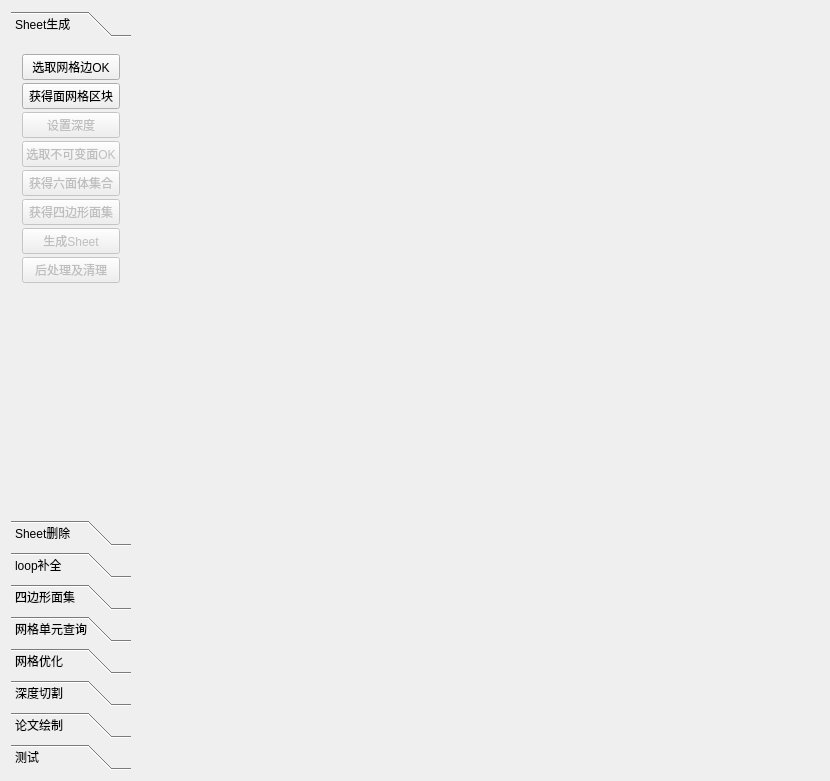
<?xml version="1.0" encoding="UTF-8"?>
<ui version="4.0">
 <class>MeshEditWidget</class>
 <widget class="QWidget" name="MeshEditWidget">
  <property name="geometry">
   <rect>
    <x>0</x>
    <y>0</y>
    <width>830</width>
    <height>781</height>
   </rect>
  </property>
  <property name="windowTitle">
   <string>MeshEditWidget</string>
  </property>
  <layout class="QHBoxLayout" name="horizontalLayout">
   <item>
    <widget class="QToolBox" name="toolBox">
     <property name="sizePolicy">
      <sizepolicy hsizetype="Fixed" vsizetype="Preferred">
       <horstretch>0</horstretch>
       <verstretch>0</verstretch>
      </sizepolicy>
     </property>
     <property name="maximumSize">
      <size>
       <width>120</width>
       <height>16777215</height>
      </size>
     </property>
     <widget class="QWidget" name="page_3">
      <property name="geometry">
       <rect>
        <x>0</x>
        <y>0</y>
        <width>120</width>
        <height>529</height>
       </rect>
      </property>
      <attribute name="label">
       <string>Sheet生成</string>
      </attribute>
      <layout class="QVBoxLayout" name="verticalLayout">
       <property name="spacing">
        <number>3</number>
       </property>
       <item>
        <widget class="QPushButton" name="pushButton_Select_Edges_OK_For_Auto_LSI">
         <property name="enabled">
          <bool>true</bool>
         </property>
         <property name="text">
          <string>选取网格边OK</string>
         </property>
        </widget>
       </item>
       <item>
        <widget class="QPushButton" name="pushButton_Get_Surf_Patches_For_Auto_LSI">
         <property name="text">
          <string>获得面网格区块</string>
         </property>
        </widget>
       </item>
       <item>
        <widget class="QPushButton" name="pushButton_Set_Depth_Control_For_Auto_LSI">
         <property name="enabled">
          <bool>false</bool>
         </property>
         <property name="text">
          <string>设置深度</string>
         </property>
        </widget>
       </item>
       <item>
        <widget class="QPushButton" name="pushButton_Select_Constant_Faces_OK_For_Auto_LSI">
         <property name="enabled">
          <bool>false</bool>
         </property>
         <property name="text">
          <string>选取不可变面OK</string>
         </property>
        </widget>
       </item>
       <item>
        <widget class="QPushButton" name="pushButton_Get_Hexa_Set">
         <property name="enabled">
          <bool>false</bool>
         </property>
         <property name="text">
          <string>获得六面体集合</string>
         </property>
        </widget>
       </item>
       <item>
        <widget class="QPushButton" name="pushButton_Get_Quad_Set_For_Auto_LSI">
         <property name="enabled">
          <bool>false</bool>
         </property>
         <property name="text">
          <string>获得四边形面集</string>
         </property>
        </widget>
       </item>
       <item>
        <widget class="QPushButton" name="pushButton_Sheet_Inflate_For_Auto_LSI">
         <property name="enabled">
          <bool>false</bool>
         </property>
         <property name="text">
          <string>生成Sheet</string>
         </property>
        </widget>
       </item>
       <item>
        <widget class="QPushButton" name="pushButton_Reprocess_For_Auto_LSI">
         <property name="enabled">
          <bool>false</bool>
         </property>
         <property name="text">
          <string>后处理及清理</string>
         </property>
        </widget>
       </item>
       <item>
        <spacer name="verticalSpacer">
         <property name="orientation">
          <enum>Qt::Vertical</enum>
         </property>
         <property name="sizeHint" stdset="0">
          <size>
           <width>20</width>
           <height>316</height>
          </size>
         </property>
        </spacer>
       </item>
      </layout>
     </widget>
     <widget class="QWidget" name="page_5">
      <property name="geometry">
       <rect>
        <x>0</x>
        <y>0</y>
        <width>120</width>
        <height>529</height>
       </rect>
      </property>
      <attribute name="label">
       <string>Sheet删除</string>
      </attribute>
      <layout class="QVBoxLayout" name="verticalLayout_10">
       <item>
        <widget class="QPushButton" name="pushButton_Select_Sheet_For_LSE">
         <property name="text">
          <string>选择sheet</string>
         </property>
        </widget>
       </item>
       <item>
        <widget class="QPushButton" name="pushButton_Show_Int_Diagram_For_LSE">
         <property name="text">
          <string>显示sheet相交图</string>
         </property>
        </widget>
       </item>
       <item>
        <widget class="QPushButton" name="pushButton_Select_Interface_Faces_For_LSE">
         <property name="text">
          <string>选择贴合面面集</string>
         </property>
        </widget>
       </item>
       <item>
        <widget class="QPushButton" name="pushButton_Select_Constant_Faces_For_LSE">
         <property name="text">
          <string>选择固定面面集</string>
         </property>
        </widget>
       </item>
       <item>
        <widget class="QSpinBox" name="spinBox_Extract_Depth">
         <property name="value">
          <number>1</number>
         </property>
        </widget>
       </item>
       <item>
        <widget class="QPushButton" name="pushButton_Sep_Hex_mesh">
         <property name="text">
          <string>切分</string>
         </property>
        </widget>
       </item>
       <item>
        <widget class="QPushButton" name="pushButton_Extract_All_For_LSE">
         <property name="text">
          <string>全部删除</string>
         </property>
        </widget>
       </item>
       <item>
        <widget class="QPushButton" name="pushButton_Local_Inflation_For_LSE">
         <property name="text">
          <string>局部生成</string>
         </property>
        </widget>
       </item>
       <item>
        <spacer name="verticalSpacer_9">
         <property name="orientation">
          <enum>Qt::Vertical</enum>
         </property>
         <property name="sizeHint" stdset="0">
          <size>
           <width>20</width>
           <height>195</height>
          </size>
         </property>
        </spacer>
       </item>
      </layout>
     </widget>
     <widget class="QWidget" name="page_6">
      <property name="geometry">
       <rect>
        <x>0</x>
        <y>0</y>
        <width>120</width>
        <height>529</height>
       </rect>
      </property>
      <attribute name="label">
       <string>loop补全</string>
      </attribute>
      <widget class="QSpinBox" name="spinBox_Depth_For_LC">
       <property name="geometry">
        <rect>
         <x>10</x>
         <y>40</y>
         <width>51</width>
         <height>22</height>
        </rect>
       </property>
       <property name="value">
        <number>2</number>
       </property>
      </widget>
      <widget class="QPushButton" name="pushButton_Set_Min_Depth_For_LC">
       <property name="geometry">
        <rect>
         <x>70</x>
         <y>40</y>
         <width>41</width>
         <height>23</height>
        </rect>
       </property>
       <property name="text">
        <string>设定</string>
       </property>
      </widget>
      <widget class="QPushButton" name="pushButton_Non_Int_Loop_Connect_For_LC">
       <property name="geometry">
        <rect>
         <x>10</x>
         <y>100</y>
         <width>101</width>
         <height>23</height>
        </rect>
       </property>
       <property name="text">
        <string>非交叉处连接</string>
       </property>
      </widget>
      <widget class="QPushButton" name="pushButton_Search_Intersect_Path_For_LC">
       <property name="geometry">
        <rect>
         <x>10</x>
         <y>70</y>
         <width>101</width>
         <height>23</height>
        </rect>
       </property>
       <property name="text">
        <string>搜索交叉路径</string>
       </property>
      </widget>
      <widget class="QPushButton" name="pushButton_Analyze_For_LC">
       <property name="geometry">
        <rect>
         <x>10</x>
         <y>10</y>
         <width>101</width>
         <height>23</height>
        </rect>
       </property>
       <property name="text">
        <string>分析</string>
       </property>
      </widget>
      <widget class="QPushButton" name="pushButton_Int_Loop_Connect_For_LC">
       <property name="geometry">
        <rect>
         <x>10</x>
         <y>130</y>
         <width>101</width>
         <height>23</height>
        </rect>
       </property>
       <property name="text">
        <string>交叉处连接</string>
       </property>
      </widget>
     </widget>
     <widget class="QWidget" name="page_8">
      <property name="geometry">
       <rect>
        <x>0</x>
        <y>0</y>
        <width>120</width>
        <height>529</height>
       </rect>
      </property>
      <attribute name="label">
       <string>四边形面集</string>
      </attribute>
      <layout class="QVBoxLayout" name="verticalLayout_5">
       <property name="spacing">
        <number>0</number>
       </property>
       <property name="margin">
        <number>0</number>
       </property>
       <item>
        <widget class="QStackedWidget" name="stackedWidget_for_QS">
         <property name="currentIndex">
          <number>0</number>
         </property>
         <widget class="QWidget" name="page_9">
          <layout class="QVBoxLayout" name="verticalLayout_6">
           <item>
            <widget class="QPushButton" name="pushButton_Read_Data_For_QS">
             <property name="text">
              <string>读取</string>
             </property>
            </widget>
           </item>
           <item>
            <widget class="QPushButton" name="pushButton_Select_Edges_OK_For_QS">
             <property name="enabled">
              <bool>true</bool>
             </property>
             <property name="text">
              <string>选取网格边OK</string>
             </property>
            </widget>
           </item>
           <item>
            <widget class="QPushButton" name="pushButton_Get_QS_By_PCS_For_QS">
             <property name="text">
              <string>PCS获得面集</string>
             </property>
            </widget>
           </item>
           <item>
            <widget class="QPushButton" name="pushButton_Get_QS_By_Sweeping_For_QS">
             <property name="text">
              <string>扫层获得面集</string>
             </property>
            </widget>
           </item>
           <item>
            <widget class="QPushButton" name="pushButton_Select_Constrait_Faces_OK_For_QS">
             <property name="text">
              <string>选取约束面OK</string>
             </property>
            </widget>
           </item>
           <item>
            <widget class="QPushButton" name="pushButton_Pair_Int_Vhs_For_QS">
             <property name="text">
              <string>交点配对</string>
             </property>
            </widget>
           </item>
           <item>
            <layout class="QHBoxLayout" name="horizontalLayout_4">
             <property name="spacing">
              <number>0</number>
             </property>
             <item>
              <widget class="QPushButton" name="pushButton_Close_Loop_For_QS">
               <property name="maximumSize">
                <size>
                 <width>50</width>
                 <height>16777215</height>
                </size>
               </property>
               <property name="text">
                <string>封闭</string>
               </property>
              </widget>
             </item>
             <item>
              <widget class="QPushButton" name="pushButton_Append_Loop_For_QS">
               <property name="maximumSize">
                <size>
                 <width>50</width>
                 <height>16777215</height>
                </size>
               </property>
               <property name="text">
                <string>补环</string>
               </property>
              </widget>
             </item>
            </layout>
           </item>
           <item>
            <layout class="QHBoxLayout" name="horizontalLayout_5">
             <property name="spacing">
              <number>0</number>
             </property>
             <item>
              <widget class="QPushButton" name="pushButton_Get_Quad_Set_For_QS">
               <property name="maximumSize">
                <size>
                 <width>50</width>
                 <height>16777215</height>
                </size>
               </property>
               <property name="text">
                <string>获得QS</string>
               </property>
              </widget>
             </item>
             <item>
              <widget class="QPushButton" name="pushButton_Optimize_Quad_Set_For_QS">
               <property name="maximumSize">
                <size>
                 <width>50</width>
                 <height>16777215</height>
                </size>
               </property>
               <property name="text">
                <string>优化QS</string>
               </property>
              </widget>
             </item>
            </layout>
           </item>
           <item>
            <widget class="QPushButton" name="pushButton_Optimize_Once_For_QS">
             <property name="text">
              <string>单次优化</string>
             </property>
            </widget>
           </item>
           <item>
            <widget class="QPushButton" name="pushButton_Save_Data_For_QS">
             <property name="text">
              <string>保存</string>
             </property>
            </widget>
           </item>
           <item>
            <widget class="QPushButton" name="pushButton_Inflate_Sheet_For_QS">
             <property name="text">
              <string>sheet生成</string>
             </property>
            </widget>
           </item>
           <item>
            <widget class="QPushButton" name="pushButton_Postprocess_For_QS">
             <property name="text">
              <string>后处理</string>
             </property>
            </widget>
           </item>
           <item>
            <widget class="QPushButton" name="pushButton_Show_Int_Diagram_For_QS">
             <property name="text">
              <string>显示相交图</string>
             </property>
            </widget>
           </item>
           <item>
            <spacer name="verticalSpacer_5">
             <property name="orientation">
              <enum>Qt::Vertical</enum>
             </property>
             <property name="sizeHint" stdset="0">
              <size>
               <width>20</width>
               <height>247</height>
              </size>
             </property>
            </spacer>
           </item>
          </layout>
         </widget>
         <widget class="QWidget" name="page_10">
          <layout class="QVBoxLayout" name="verticalLayout_7">
           <item>
            <widget class="QPushButton" name="pushButton_Add_Hexs_For_QS">
             <property name="text">
              <string>添加</string>
             </property>
            </widget>
           </item>
           <item>
            <widget class="QPushButton" name="pushButton_Current_Quality_For_QS">
             <property name="text">
              <string>当前质量</string>
             </property>
            </widget>
           </item>
           <item>
            <widget class="QPushButton" name="pushButton_Remove_Hexs_For_QS">
             <property name="text">
              <string>删除</string>
             </property>
            </widget>
           </item>
           <item>
            <widget class="QPushButton" name="pushButton_Modify_Quad_Set_OK_For_QS">
             <property name="text">
              <string>确定</string>
             </property>
            </widget>
           </item>
           <item>
            <spacer name="verticalSpacer_6">
             <property name="orientation">
              <enum>Qt::Vertical</enum>
             </property>
             <property name="sizeHint" stdset="0">
              <size>
               <width>20</width>
               <height>334</height>
              </size>
             </property>
            </spacer>
           </item>
          </layout>
         </widget>
         <widget class="QWidget" name="page_12">
          <layout class="QVBoxLayout" name="verticalLayout_9">
           <item>
            <widget class="QPushButton" name="pushButton_Pair_One_Int_Vhs_OK_for_QS">
             <property name="text">
              <string>交点配对</string>
             </property>
            </widget>
           </item>
           <item>
            <widget class="QPushButton" name="pushButton_Next_Int_Edge_For_QS">
             <property name="text">
              <string>下一条</string>
             </property>
            </widget>
           </item>
           <item>
            <widget class="QPushButton" name="pushButton_Select_Int_Edges_OK_For_QS">
             <property name="text">
              <string>选择结束</string>
             </property>
            </widget>
           </item>
           <item>
            <layout class="QHBoxLayout" name="horizontalLayout_3">
             <property name="spacing">
              <number>0</number>
             </property>
             <item>
              <widget class="QComboBox" name="comboBox_cross_hexa_idx">
               <property name="maximumSize">
                <size>
                 <width>45</width>
                 <height>16777215</height>
                </size>
               </property>
               <item>
                <property name="text">
                 <string>1</string>
                </property>
               </item>
               <item>
                <property name="text">
                 <string>2</string>
                </property>
               </item>
               <item>
                <property name="text">
                 <string>3</string>
                </property>
               </item>
               <item>
                <property name="text">
                 <string>4</string>
                </property>
               </item>
              </widget>
             </item>
             <item>
              <widget class="QPushButton" name="pushButton_select_cross_hexa_OK">
               <property name="maximumSize">
                <size>
                 <width>45</width>
                 <height>16777215</height>
                </size>
               </property>
               <property name="text">
                <string>确定</string>
               </property>
              </widget>
             </item>
            </layout>
           </item>
           <item>
            <widget class="QPushButton" name="pushButton_Pair_Int_Vhs_Return_For_QS">
             <property name="text">
              <string>返回</string>
             </property>
            </widget>
           </item>
           <item>
            <spacer name="verticalSpacer_8">
             <property name="orientation">
              <enum>Qt::Vertical</enum>
             </property>
             <property name="sizeHint" stdset="0">
              <size>
               <width>20</width>
               <height>305</height>
              </size>
             </property>
            </spacer>
           </item>
          </layout>
         </widget>
        </widget>
       </item>
      </layout>
     </widget>
     <widget class="QWidget" name="page_4">
      <property name="geometry">
       <rect>
        <x>0</x>
        <y>0</y>
        <width>120</width>
        <height>529</height>
       </rect>
      </property>
      <attribute name="label">
       <string>网格单元查询</string>
      </attribute>
      <layout class="QVBoxLayout" name="verticalLayout_4">
       <property name="spacing">
        <number>3</number>
       </property>
       <item>
        <widget class="QLabel" name="label">
         <property name="text">
          <string>点：</string>
         </property>
        </widget>
       </item>
       <item>
        <widget class="QLineEdit" name="lineEdit_Vertices"/>
       </item>
       <item>
        <widget class="QLabel" name="label_2">
         <property name="text">
          <string>边：</string>
         </property>
        </widget>
       </item>
       <item>
        <widget class="QLineEdit" name="lineEdit_Edges"/>
       </item>
       <item>
        <widget class="QLabel" name="label_5">
         <property name="text">
          <string>面：</string>
         </property>
        </widget>
       </item>
       <item>
        <widget class="QLineEdit" name="lineEdit_Faces"/>
       </item>
       <item>
        <widget class="QLabel" name="label_6">
         <property name="text">
          <string>体：</string>
         </property>
        </widget>
       </item>
       <item>
        <widget class="QLineEdit" name="lineEdit_Hexas"/>
       </item>
       <item>
        <widget class="QPushButton" name="pushButton_Highlight_Mesh_Elements">
         <property name="text">
          <string>显示</string>
         </property>
        </widget>
       </item>
       <item>
        <widget class="QPushButton" name="pushButton_Clear_Highlight_Mesh_Elements">
         <property name="text">
          <string>清除</string>
         </property>
        </widget>
       </item>
       <item>
        <spacer name="verticalSpacer_4">
         <property name="orientation">
          <enum>Qt::Vertical</enum>
         </property>
         <property name="sizeHint" stdset="0">
          <size>
           <width>20</width>
           <height>40</height>
          </size>
         </property>
        </spacer>
       </item>
      </layout>
     </widget>
     <widget class="QWidget" name="page_2">
      <property name="geometry">
       <rect>
        <x>0</x>
        <y>0</y>
        <width>120</width>
        <height>529</height>
       </rect>
      </property>
      <attribute name="label">
       <string>网格优化</string>
      </attribute>
      <layout class="QVBoxLayout" name="verticalLayout_3">
       <item>
        <widget class="QLabel" name="label_7">
         <property name="text">
          <string>光顺</string>
         </property>
        </widget>
       </item>
       <item>
        <widget class="QPushButton" name="pushButton_Select_Geom_Face">
         <property name="text">
          <string>选择面</string>
         </property>
        </widget>
       </item>
       <item>
        <widget class="QPushButton" name="pushButton_Smooth_Faces">
         <property name="text">
          <string>光顺面</string>
         </property>
        </widget>
       </item>
       <item>
        <widget class="QPushButton" name="pushButton_Clear_Selected_Faces">
         <property name="text">
          <string>清除选择</string>
         </property>
        </widget>
       </item>
       <item>
        <layout class="QHBoxLayout" name="horizontalLayout_2">
         <item>
          <widget class="QSpinBox" name="spinBox_Smooth_Rounds">
           <property name="sizePolicy">
            <sizepolicy hsizetype="Preferred" vsizetype="Fixed">
             <horstretch>0</horstretch>
             <verstretch>0</verstretch>
            </sizepolicy>
           </property>
           <property name="value">
            <number>1</number>
           </property>
          </widget>
         </item>
         <item>
          <widget class="QPushButton" name="pushButton_Start_Smoothing">
           <property name="sizePolicy">
            <sizepolicy hsizetype="Ignored" vsizetype="Fixed">
             <horstretch>0</horstretch>
             <verstretch>0</verstretch>
            </sizepolicy>
           </property>
           <property name="text">
            <string>开始</string>
           </property>
          </widget>
         </item>
        </layout>
       </item>
       <item>
        <spacer name="verticalSpacer_3">
         <property name="orientation">
          <enum>Qt::Vertical</enum>
         </property>
         <property name="sizeHint" stdset="0">
          <size>
           <width>20</width>
           <height>476</height>
          </size>
         </property>
        </spacer>
       </item>
      </layout>
     </widget>
     <widget class="QWidget" name="page_7">
      <property name="geometry">
       <rect>
        <x>0</x>
        <y>0</y>
        <width>120</width>
        <height>529</height>
       </rect>
      </property>
      <attribute name="label">
       <string>深度切割</string>
      </attribute>
      <widget class="QSpinBox" name="spinBox_Depth_For_DC">
       <property name="geometry">
        <rect>
         <x>10</x>
         <y>40</y>
         <width>51</width>
         <height>22</height>
        </rect>
       </property>
       <property name="value">
        <number>1</number>
       </property>
      </widget>
      <widget class="QPushButton" name="pushButton_Set_Depth_For_DC">
       <property name="geometry">
        <rect>
         <x>70</x>
         <y>40</y>
         <width>41</width>
         <height>23</height>
        </rect>
       </property>
       <property name="text">
        <string>设定</string>
       </property>
      </widget>
      <widget class="QPushButton" name="pushButton_Depth_Cut_For_DC">
       <property name="geometry">
        <rect>
         <x>10</x>
         <y>100</y>
         <width>101</width>
         <height>23</height>
        </rect>
       </property>
       <property name="text">
        <string>切割</string>
       </property>
      </widget>
      <widget class="QPushButton" name="pushButton_Save_For_DC">
       <property name="geometry">
        <rect>
         <x>10</x>
         <y>130</y>
         <width>101</width>
         <height>23</height>
        </rect>
       </property>
       <property name="text">
        <string>保存</string>
       </property>
      </widget>
      <widget class="QPushButton" name="pushButton_Set_Start_Face_For_DC">
       <property name="geometry">
        <rect>
         <x>10</x>
         <y>10</y>
         <width>101</width>
         <height>23</height>
        </rect>
       </property>
       <property name="text">
        <string>设定起始面</string>
       </property>
      </widget>
      <widget class="QPushButton" name="pushButton_Create_Cut_Face_For_DC">
       <property name="geometry">
        <rect>
         <x>10</x>
         <y>70</y>
         <width>101</width>
         <height>23</height>
        </rect>
       </property>
       <property name="text">
        <string>构造切割面</string>
       </property>
      </widget>
     </widget>
     <widget class="QWidget" name="page_11">
      <property name="geometry">
       <rect>
        <x>0</x>
        <y>0</y>
        <width>120</width>
        <height>529</height>
       </rect>
      </property>
      <attribute name="label">
       <string>论文绘制</string>
      </attribute>
      <layout class="QVBoxLayout" name="verticalLayout_8">
       <property name="spacing">
        <number>6</number>
       </property>
       <property name="margin">
        <number>0</number>
       </property>
       <item>
        <layout class="QHBoxLayout" name="horizontalLayout_6">
         <property name="spacing">
          <number>0</number>
         </property>
         <item>
          <widget class="QLabel" name="label_group_color">
           <property name="minimumSize">
            <size>
             <width>30</width>
             <height>0</height>
            </size>
           </property>
           <property name="styleSheet">
            <string notr="true">background-color: rgb(0, 255, 0);</string>
           </property>
           <property name="text">
            <string/>
           </property>
          </widget>
         </item>
         <item>
          <widget class="QPushButton" name="pushButton_Set_Color_For_PD">
           <property name="maximumSize">
            <size>
             <width>65</width>
             <height>16777215</height>
            </size>
           </property>
           <property name="text">
            <string>设置颜色</string>
           </property>
          </widget>
         </item>
        </layout>
       </item>
       <item>
        <layout class="QHBoxLayout" name="horizontalLayout_8">
         <item>
          <widget class="QLabel" name="label_3">
           <property name="maximumSize">
            <size>
             <width>30</width>
             <height>16777215</height>
            </size>
           </property>
           <property name="text">
            <string>线宽：</string>
           </property>
          </widget>
         </item>
         <item>
          <widget class="QDoubleSpinBox" name="doubleSpinBox_Line_Weight">
           <property name="maximumSize">
            <size>
             <width>50</width>
             <height>16777215</height>
            </size>
           </property>
           <property name="decimals">
            <number>1</number>
           </property>
           <property name="value">
            <double>6.000000000000000</double>
           </property>
          </widget>
         </item>
        </layout>
       </item>
       <item>
        <layout class="QHBoxLayout" name="horizontalLayout_10">
         <item>
          <widget class="QLabel" name="label_4">
           <property name="maximumSize">
            <size>
             <width>40</width>
             <height>16777215</height>
            </size>
           </property>
           <property name="text">
            <string>体大小：</string>
           </property>
          </widget>
         </item>
         <item>
          <widget class="QDoubleSpinBox" name="doubleSpinBox_Cell_Ratio">
           <property name="maximumSize">
            <size>
             <width>50</width>
             <height>16777215</height>
            </size>
           </property>
           <property name="decimals">
            <number>1</number>
           </property>
           <property name="maximum">
            <double>1.000000000000000</double>
           </property>
           <property name="singleStep">
            <double>0.100000000000000</double>
           </property>
           <property name="value">
            <double>0.800000000000000</double>
           </property>
          </widget>
         </item>
        </layout>
       </item>
       <item>
        <layout class="QHBoxLayout" name="horizontalLayout_7">
         <property name="spacing">
          <number>0</number>
         </property>
         <item>
          <widget class="QPushButton" name="pushButton_Add_Element_For_PD">
           <property name="maximumSize">
            <size>
             <width>50</width>
             <height>16777215</height>
            </size>
           </property>
           <property name="text">
            <string>增加</string>
           </property>
          </widget>
         </item>
         <item>
          <widget class="QPushButton" name="pushButton_Remove_Element_For_PD">
           <property name="maximumSize">
            <size>
             <width>50</width>
             <height>16777215</height>
            </size>
           </property>
           <property name="text">
            <string>减少</string>
           </property>
          </widget>
         </item>
        </layout>
       </item>
       <item>
        <layout class="QHBoxLayout" name="horizontalLayout_9">
         <property name="spacing">
          <number>0</number>
         </property>
         <item>
          <widget class="QPushButton" name="pushButton_Add_Cells_For_PD">
           <property name="maximumSize">
            <size>
             <width>50</width>
             <height>16777215</height>
            </size>
           </property>
           <property name="text">
            <string>增加体</string>
           </property>
          </widget>
         </item>
         <item>
          <widget class="QPushButton" name="pushButton_Remove_Cells_For_PD">
           <property name="maximumSize">
            <size>
             <width>50</width>
             <height>16777215</height>
            </size>
           </property>
           <property name="text">
            <string>删除体</string>
           </property>
          </widget>
         </item>
        </layout>
       </item>
       <item>
        <widget class="QPushButton" name="pushButton_Append_Edges_on_Faces_For_PD">
         <property name="text">
          <string>补充面上的边</string>
         </property>
        </widget>
       </item>
       <item>
        <widget class="QPushButton" name="pushButton_Add_Element_Group_For_PD">
         <property name="text">
          <string>添加渲染组</string>
         </property>
        </widget>
       </item>
       <item>
        <widget class="QPushButton" name="pushButton_Recursive_Spreading">
         <property name="text">
          <string>迭代扩散</string>
         </property>
        </widget>
       </item>
       <item>
        <widget class="QPushButton" name="pushButton_Loop_Sep">
         <property name="text">
          <string>边界环区域分割性</string>
         </property>
        </widget>
       </item>
       <item>
        <widget class="QPushButton" name="pushButton_Get_st_Node">
         <property name="text">
          <string>s和t</string>
         </property>
        </widget>
       </item>
       <item>
        <widget class="QPushButton" name="pushButton_Finally_Sep">
         <property name="text">
          <string>分割面</string>
         </property>
        </widget>
       </item>
       <item>
        <widget class="QPushButton" name="pushButton_Sep_Hex_Seeds">
         <property name="text">
          <string>分割体种子</string>
         </property>
        </widget>
       </item>
       <item>
        <widget class="QPushButton" name="pushButton_Int_Sep_Hex_Sets">
         <property name="text">
          <string>相交分割体种子</string>
         </property>
        </widget>
       </item>
       <item>
        <widget class="QPushButton" name="pushButton_Get_Init_Quad_Set_For_PD">
         <property name="text">
          <string>初始面集</string>
         </property>
        </widget>
       </item>
       <item>
        <widget class="QPushButton" name="pushButton_Algo_Test_For_PD">
         <property name="text">
          <string>算法测试</string>
         </property>
        </widget>
       </item>
       <item>
        <widget class="QPushButton" name="pushButton_Show_Sheet_Edge_Face_For_PD">
         <property name="text">
          <string>sheet边和面</string>
         </property>
        </widget>
       </item>
       <item>
        <widget class="QPushButton" name="pushButton_Turn_To_Inflation_For_PD">
         <property name="text">
          <string>转入inflation</string>
         </property>
        </widget>
       </item>
       <item>
        <spacer name="verticalSpacer_7">
         <property name="orientation">
          <enum>Qt::Vertical</enum>
         </property>
         <property name="sizeHint" stdset="0">
          <size>
           <width>20</width>
           <height>235</height>
          </size>
         </property>
        </spacer>
       </item>
      </layout>
     </widget>
     <widget class="QWidget" name="page">
      <property name="geometry">
       <rect>
        <x>0</x>
        <y>0</y>
        <width>120</width>
        <height>529</height>
       </rect>
      </property>
      <attribute name="label">
       <string>测试</string>
      </attribute>
      <layout class="QVBoxLayout" name="verticalLayout_2">
       <item>
        <widget class="QPushButton" name="pushButton_Test1">
         <property name="text">
          <string>测试一</string>
         </property>
        </widget>
       </item>
       <item>
        <widget class="QPushButton" name="pushButton_Test2">
         <property name="text">
          <string>测试二</string>
         </property>
        </widget>
       </item>
       <item>
        <spacer name="verticalSpacer_2">
         <property name="orientation">
          <enum>Qt::Vertical</enum>
         </property>
         <property name="sizeHint" stdset="0">
          <size>
           <width>20</width>
           <height>467</height>
          </size>
         </property>
        </spacer>
       </item>
      </layout>
     </widget>
    </widget>
   </item>
   <item>
    <widget class="HoopsView" name="hoopsview" native="true">
     <zorder>toolBox</zorder>
    </widget>
   </item>
  </layout>
 </widget>
 <layoutdefault spacing="6" margin="11"/>
 <customwidgets>
  <customwidget>
   <class>HoopsView</class>
   <extends>QWidget</extends>
   <header location="global">hoopsview.h</header>
   <container>1</container>
  </customwidget>
 </customwidgets>
 <resources/>
 <connections/>
</ui>
